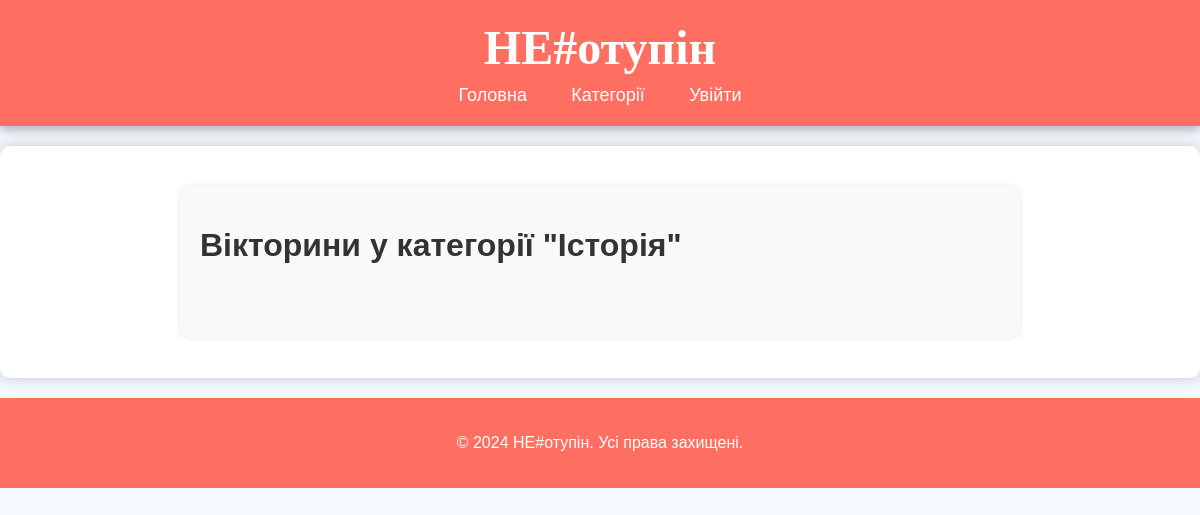
The page /api/quizzes/categories/3/difficulty/2/quizzes/ on the database as committed earlier.
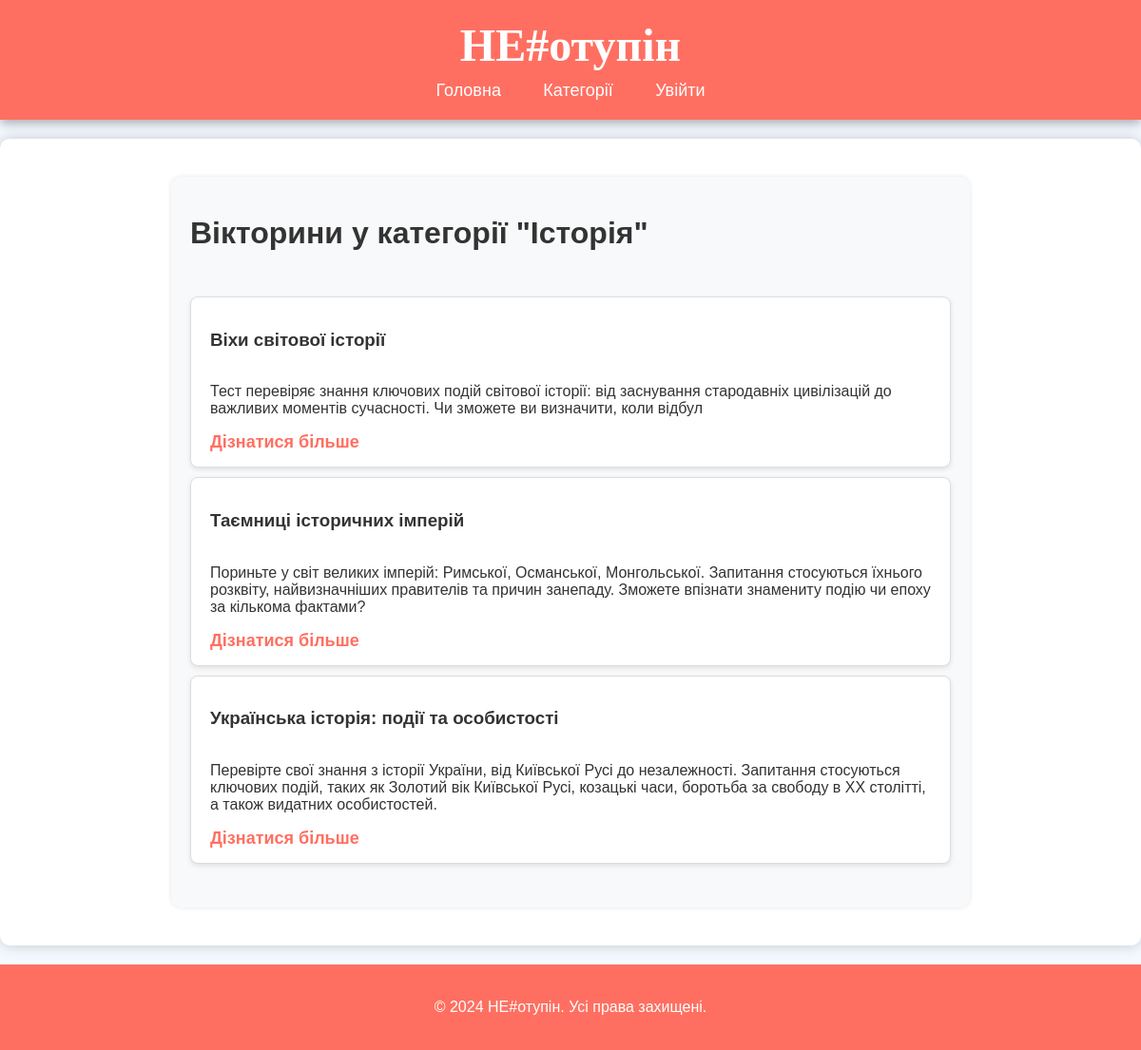
The same page on the database as committed later.
### quizzes/models.py (models this page shows, shortened)
class QuizCategory(models.Model):
    name = models.CharField(max_length=255, unique=True, verbose_name="Назва категорії")  # Унікальна назва категорії
    class Meta:
        verbose_name = "Категорія вікторини"
        verbose_name_plural = "Категорії вікторин"
        ordering = ['name']

class Quiz(models.Model):
    DIFFICULTY_CHOICES = (
        (1, "Легкий"),
        (2, "Середній"),
        (3, "Важкий"),
    )
    name = models.CharField(max_length=255, unique=True, verbose_name="Назва вікторини")  # Унікальна назва вікторини
    category = models.ForeignKey(
        QuizCategory,
        on_delete=models.CASCADE,
        related_name="quizzes",
        verbose_name="Категорія"
    )
    difficulty = models.IntegerField(choices=DIFFICULTY_CHOICES, verbose_name="Рівень складності")
    description = models.TextField(blank=True, null=True, verbose_name="Опис вікторини")  # Опис вікторини (необов'язковий)
    class Meta:
        verbose_name = "Вікторина"
        verbose_name_plural = "Вікторини"
        ordering = ['category', 'name']

### quizzes/views.py (the view)
def quizzes_by_difficulty(request, category_id, difficulty):
    category = get_object_or_404(QuizCategory, id=category_id)
    quizzes = Quiz.objects.filter(category=category, difficulty=difficulty)
    return render(request, 'quizzes_by_difficulty.html', {
        'category': category,
        'difficulty': difficulty,
        'quizzes': quizzes
    })

### frontend/templates/quizzes_by_difficulty.html (shortened to what this page needs)
{% extends 'base.html' %}
{% load static %}
{% block content %}
<main class="categories">
    <h1 class="category-title">Вікторини у категорії "{{ category.name }}"</h1>
    <ul class="quiz-list">
        {% for quiz in quizzes %}
            <li class="quiz-item">
                <h3 class="quiz-name">{{ quiz.name }}</h3>
                <p class="quiz-description">{{ quiz.description }}</p>
                <a href="{% url 'quiz_detail' quiz.id %}" class="quiz-link">Дізнатися більше</a>
            </li>
        {% endfor %}
    </ul>
</main>
{% endblock %}

### frontend/templates/base.html (shortened to what this page needs)
{% load static %}
<!DOCTYPE html>
<html lang="uk">
<head>
    <link rel="stylesheet" href="{% static 'css/styles.css' %}">
</head>
<body>
    <header>
        <h1><a href="{% url 'home' %}">НЕ#отупін</a></h1>
        <nav>
            <a href="{% url 'home' %}">Головна</a>
            <a href="{% url 'quiz_category_list' %}">Категорії</a>
            {% if user.is_authenticated %}
                <a href="{% url 'logout' %}">Вийти</a>
            {% else %}
                <a href="{% url 'login_form' %}">Увійти</a>
            {% endif %}
        </nav>
    </header>
    <main>
        {% block content %}{% endblock %}
    </main>
    <footer>
        <p>© 2024 НЕ#отупін. Усі права захищені.</p>
    </footer>
</body>
</html>

### frontend/static/css/styles.css (style rules this page uses)
body { font-family: 'Barlow Semi Condensed', sans-serif; background-color: #f4f9ff; color: #333; margin: 0; padding: 0; }
header { background-color: #ff6f61; color: #ffffff; padding: 20px 0; text-align: center; box-shadow: 0 4px 10px rgba(0, 0, 0, 0.3); }
header h1 { margin: 0; font-family: 'Koyon', cursive; font-size: 48px; color: #ffffff; }
header h1 a { text-decoration: none; pointer-events: none; color: inherit; cursor: default; }
nav { margin-top: 10px; }
nav a { color: #ffffff; text-decoration: none; margin: 0 20px; font-size: 18px; transition: color 0.3s, transform 0.2s; }
main { display: flex; flex-direction: column; align-items: flex-start; padding: 20px; max-width: 1200px; margin: 20px auto; background-color: #ffffff; border-radius: 10px; box-shadow: 0 0 15px rgba(0, 0, 0, 0.2); }
.tournaments, .leaderboard, .categories { width: 100%; max-width: 800px; padding: 20px; background-color: #f8f9fa; border-radius: 10px; box-shadow: 0 0 5px rgba(0, 0, 0, 0.1); margin-bottom: 20px; }
ul { list-style-type: none; padding: 0; }
ul li { background: #ffffff; margin: 10px 0; padding: 15px 20px; border: 1px solid #ddd; border-radius: 8px; display: flex; flex-direction: column; align-items: flex-start; box-shadow: 0 2px 5px rgba(0, 0, 0, 0.1); transition: background-color 0.3s, transform 0.2s; }
ul li a { text-decoration: none; color: #ff6f61; font-weight: bold; font-size: 18px; transition: color 0.3s, transform 0.2s; }
footer { text-align: center; padding: 20px 0; background-color: #ff6f61; color: #ffffff; position: relative; bottom: 0; width: 100%; }

Rows that differ between the two databases and show on the page:
added Quiz: name "Віхи світової історії", description "Тест перевіряє знання ключових подій світової історії: від заснування стародавніх цивілізацій до важливих моментів сучасності. Чи зможете ви визначити, коли відбул"
added Quiz: name "Таємниці історичних імперій", description "Пориньте у світ великих імперій: Римської, Османської, Монгольської. Запитання стосуються їхнього розквіту, найвизначніших правителів та причин занепаду. Зможете впізнати знамениту подію чи епоху за кількома фактами?"
added Quiz: name "Українська історія: події та особистості", description "Перевірте свої знання з історії України, від Київської Русі до незалежності. Запитання стосуються ключових подій, таких як Золотий вік Київської Русі, козацькі часи, боротьба за свободу в ХХ столітті, а також видатних особистостей."
